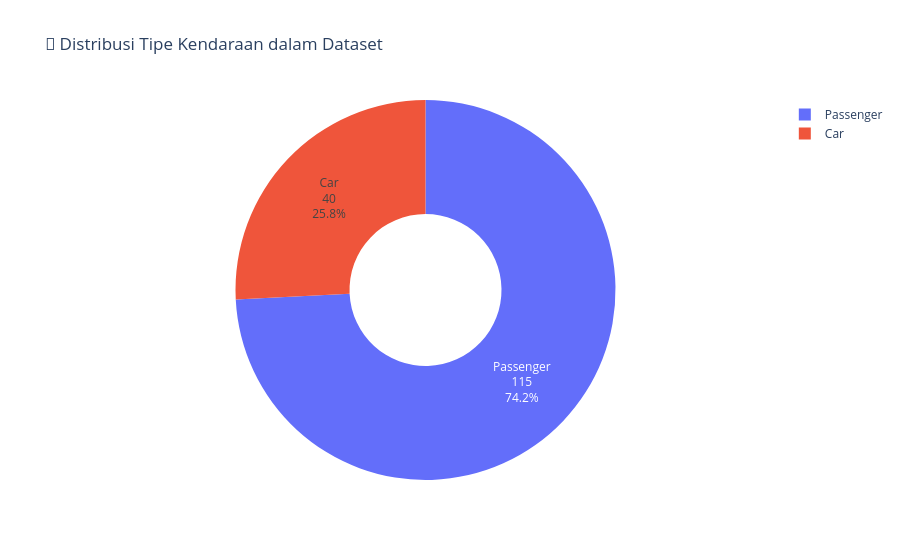

Write notebook code for a chart like this one.
### Markdown cell above
### 6d. Distribusi Tipe Kendaraan

### Code cell
vehicle_dist = df['Vehicle_type'].value_counts().reset_index()
vehicle_dist.columns = ['Vehicle_type', 'Count']

fig = px.pie(
    vehicle_dist, names='Vehicle_type', values='Count',
    hole=0.4, color_discrete_sequence=['#636EFA', '#EF553B'],
    title='🚙 Distribusi Tipe Kendaraan dalam Dataset'
)
fig.update_traces(textposition='inside', textinfo='percent+label+value')
fig.show()

### Figure 1 — Plotly figure (JSON) as saved in the notebook; plotly's stock layout.template omitted (floating-point values rounded to 4 significant figures)
{"data": [{"domain": {"x": [0.0, 1.0], "y": [0.0, 1.0]}, "hole": 0.4, "hovertemplate": "Vehicle_type=%{label}<br>Count=%{value}<extra></extra>", "labels": ["Passenger", "Car"], "legendgroup": "", "name": "", "showlegend": true, "textinfo": "percent+label+value", "textposition": "inside", "type": "pie", "values": [115, 40]}], "layout": {"legend": {"tracegroupgap": 0}, "piecolorway": ["#636EFA", "#EF553B"], "title": {"text": "🚙 Distribusi Tipe Kendaraan dalam Dataset"}}}
